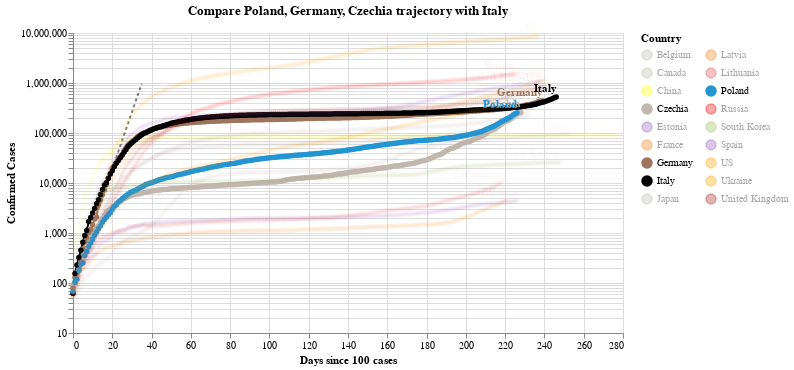

The notebook cell saved with this chart:
### Code cell
#hide_input
chart2 = make_since_chart(dff2,['Poland', 'Germany', 'Czechia'], baseline_countries)
chart2

### Figure 1 — Vega-Lite specification as saved in the notebook (floating-point values rounded to 4 significant figures; data arrays with more than 128 entries replaced by an {"elided": "..."} marker saying what was removed)
{"config": {"view": {"continuousWidth": 400, "continuousHeight": 300}}, "layer": [{"data": {"name": "data-628230001892d6798b50651be41d1b3e"}, "mark": {"type": "line", "color": "black", "opacity": 0.5, "strokeDash": [3, 3]}, "encoding": {"x": {"type": "quantitative", "field": "Days since 100 cases"}, "y": {"type": "quantitative", "field": "Confirmed Cases"}}}, {"data": {"name": "data-e35ffa33bee6593a36de520a64615c83"}, "mark": {"type": "line", "point": true}, "encoding": {"color": {"type": "nominal", "field": "Country", "legend": {"columns": 2}, "scale": {"domain": ["Belgium", "Canada", "China", "Czechia", "Estonia", "France", "Germany", "Italy", "Japan", "Latvia", "Lithuania", "Poland", "Russia", "South Korea", "Spain", "US", "Ukraine", "United Kingdom"], "range": ["#C1B7AD", "#C1B7AD", "yellow", "#C1B7AD", "#9467bd", "#F58518", "#9D755D", "black", "#C1B7AD", "#F58518", "#E45756", "#2495D3", "red", "#A1BA59", "#9467bd", "orange", "orange", "brown"]}}, "opacity": {"condition": {"value": 1, "selection": "selector002"}, "value": 0.05}, "tooltip": [{"type": "nominal", "field": "Country"}, {"type": "temporal", "field": "Date"}, {"type": "quantitative", "field": "Confirmed Cases"}, {"type": "quantitative", "field": "Days since 100 cases"}], "x": {"type": "quantitative", "field": "Days since 100 cases"}, "y": {"type": "quantitative", "field": "Confirmed Cases", "scale": {"type": "log"}}}, "selection": {"selector002": {"type": "multi", "fields": ["Country"], "bind": "legend", "init": [{"Country": "Poland"}, {"Country": "Germany"}, {"Country": "Czechia"}, {"Country": "Italy"}]}}, "width": 550}, {"data": {"name": "data-e35ffa33bee6593a36de520a64615c83"}, "mark": {"type": "text", "align": "right", "dy": -8, "fontWeight": "bold"}, "encoding": {"color": {"type": "nominal", "field": "Country", "legend": {"columns": 2}, "scale": {"domain": ["Belgium", "Canada", "China", "Czechia", "Estonia", "France", "Germany", "Italy", "Japan", "Latvia", "Lithuania", "Poland", "Russia", "South Korea", "Spain", "US", "Ukraine", "United Kingdom"], "range": ["#C1B7AD", "#C1B7AD", "yellow", "#C1B7AD", "#9467bd", "#F58518", "#9D755D", "black", "#C1B7AD", "#F58518", "#E45756", "#2495D3", "red", "#A1BA59", "#9467bd", "orange", "orange", "brown"]}}, "opacity": {"condition": {"value": 1, "selection": "selector002"}, "value": 0.05}, "text": {"type": "nominal", "field": "Country"}, "tooltip": [{"type": "nominal", "field": "Country"}, {"type": "temporal", "field": "Date"}, {"type": "quantitative", "field": "Confirmed Cases"}, {"type": "quantitative", "field": "Days since 100 cases"}], "x": {"type": "quantitative", "field": "Days since 100 cases"}, "y": {"type": "quantitative", "field": "Confirmed Cases", "scale": {"type": "log"}}}, "transform": [{"filter": "(datum['Date'] >= 1603584000000)"}], "width": 550}], "title": "Compare Poland, Germany, Czechia trajectory with Italy", "$schema": "https://vega.github.io/schema/vega-lite/v4.8.1.json", "datasets": {"data-628230001892d6798b50651be41d1b3e": [{"Days since 100 cases": 0, "Confirmed Cases": 100.0}, {"Days since 100 cases": 1, "Confirmed Cases": 130.0}, {"Days since 100 cases": 2, "Confirmed Cases": 169.0}, {"Days since 100 cases": 3, "Confirmed Cases": 219.7}, {"Days since 100 cases": 4, "Confirmed Cases": 285.6}, {"Days since 100 cases": 5, "Confirmed Cases": 371.3}, {"Days since 100 cases": 6, "Confirmed Cases": 482.7}, {"Days since 100 cases": 7, "Confirmed Cases": 627.5}, {"Days since 100 cases": 8, "Confirmed Cases": 815.7}, {"Days since 100 cases": 9, "Confirmed Cases": 1060.0}, {"Days since 100 cases": 10, "Confirmed Cases": 1379.0}, {"Days since 100 cases": 11, "Confirmed Cases": 1792.0}, {"Days since 100 cases": 12, "Confirmed Cases": 2330.0}, {"Days since 100 cases": 13, "Confirmed Cases": 3029.0}, {"Days since 100 cases": 14, "Confirmed Cases": 3937.0}, {"Days since 100 cases": 15, "Confirmed Cases": 5119.0}, {"Days since 100 cases": 16, "Confirmed Cases": 6654.0}, {"Days since 100 cases": 17, "Confirmed Cases": 8650.0}, {"Days since 100 cases": 18, "Confirmed Cases": 11250.0}, {"Days since 100 cases": 19, "Confirmed Cases": 14620.0}, {"Days since 100 cases": 20, "Confirmed Cases": 19000.0}, {"Days since 100 cases": 21, "Confirmed Cases": 24710.0}, {"Days since 100 cases": 22, "Confirmed Cases": 32120.0}, {"Days since 100 cases": 23, "Confirmed Cases": 41750.0}, {"Days since 100 cases": 24, "Confirmed Cases": 54280.0}, {"Days since 100 cases": 25, "Confirmed Cases": 70560.0}, {"Days since 100 cases": 26, "Confirmed Cases": 91730.0}, {"Days since 100 cases": 27, "Confirmed Cases": 119300.0}, {"Days since 100 cases": 28, "Confirmed Cases": 155000.0}, {"Days since 100 cases": 29, "Confirmed Cases": 201500.0}, {"Days since 100 cases": 30, "Confirmed Cases": 262000.0}, {"Days since 100 cases": 31, "Confirmed Cases": 340600.0}, {"Days since 100 cases": 32, "Confirmed Cases": 442800.0}, {"Days since 100 cases": 33, "Confirmed Cases": 575600.0}, {"Days since 100 cases": 34, "Confirmed Cases": 748300.0}, {"Days since 100 cases": 35, "Confirmed Cases": 972800.0}], "data-e35ffa33bee6593a36de520a64615c83": {"elided": "4263 records"}}}
